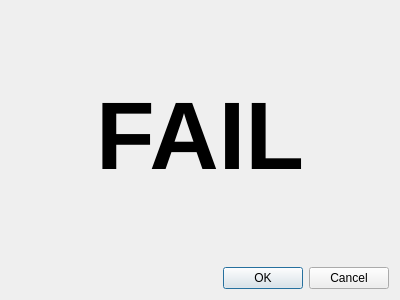
<?xml version="1.0" encoding="UTF-8"?>
<ui version="4.0">
 <class>DialogFail</class>
 <widget class="QDialog" name="DialogFail">
  <property name="windowModality">
   <enum>Qt::ApplicationModal</enum>
  </property>
  <property name="geometry">
   <rect>
    <x>0</x>
    <y>0</y>
    <width>400</width>
    <height>300</height>
   </rect>
  </property>
  <property name="windowTitle">
   <string>Dialog</string>
  </property>
  <property name="modal">
   <bool>true</bool>
  </property>
  <layout class="QVBoxLayout" name="verticalLayout">
   <item>
    <widget class="QLabel" name="label">
     <property name="font">
      <font>
       <pointsize>72</pointsize>
       <weight>75</weight>
       <bold>true</bold>
      </font>
     </property>
     <property name="text">
      <string>FAIL</string>
     </property>
     <property name="alignment">
      <set>Qt::AlignCenter</set>
     </property>
    </widget>
   </item>
   <item>
    <widget class="QDialogButtonBox" name="buttonBox">
     <property name="orientation">
      <enum>Qt::Horizontal</enum>
     </property>
     <property name="standardButtons">
      <set>QDialogButtonBox::Cancel|QDialogButtonBox::Ok</set>
     </property>
    </widget>
   </item>
  </layout>
 </widget>
 <resources/>
 <connections>
  <connection>
   <sender>buttonBox</sender>
   <signal>accepted()</signal>
   <receiver>DialogFail</receiver>
   <slot>accept()</slot>
   <hints>
    <hint type="sourcelabel">
     <x>248</x>
     <y>254</y>
    </hint>
    <hint type="destinationlabel">
     <x>157</x>
     <y>274</y>
    </hint>
   </hints>
  </connection>
  <connection>
   <sender>buttonBox</sender>
   <signal>rejected()</signal>
   <receiver>DialogFail</receiver>
   <slot>reject()</slot>
   <hints>
    <hint type="sourcelabel">
     <x>316</x>
     <y>260</y>
    </hint>
    <hint type="destinationlabel">
     <x>286</x>
     <y>274</y>
    </hint>
   </hints>
  </connection>
 </connections>
</ui>
